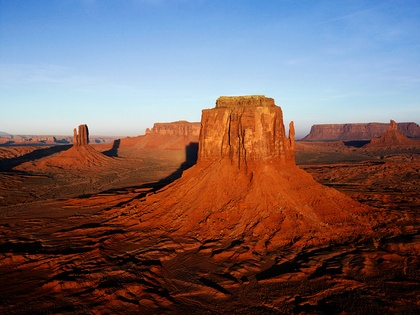
%> input picture MATLABCIA/MATLAB/Desert.jpg, 420 x 315 px, shrunk from 1024 x 768 before the run
$ octave image3.m   (GNU Octave 9; MATLAB toolbox functions it lacks are replaced by stand-ins)
%> lines starting %> are read from the running program, lines starting %| are printed output that depends on the picture; in (x1, y1, x2, y2) boxes, pixels count from 0 and x2, y2 are one past the last pixel; in counts of white or black regions, pixels touching at a corner belong together; the program's own positions count from 1
clc;
close all;
clear all;
file1=input('\nEnter Input RGB image File name=','s');
%> the answer given: MATLAB/Desert.jpg
file2=input('Enter out  image File name=','s');
%> the answer given: MATLAB/cameraman.tif
x=imread(file1);
%> x is the input picture: size 315x420x3 uint8; mean R, G, B 119.4, 99.3, 100.8
[r,c,d]=size(x);
%> r = 315; c = 420; d = 3
c1=fix(c/2);
%> c1 = 210
%c2=c-2*c1;
% To extract 3 portions of input image
y1(1:r,1:c1,1:d)=x(1:r,1:c1,1:d);
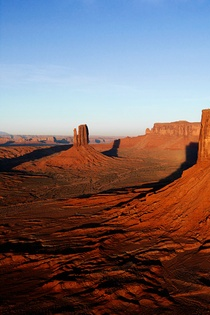
%> y1: size 315x210x3 uint8; mean R, G, B 119, 103.3, 106.7
y2(1:r,1:c1,1:d)=x(1:r,c1+1:2*c1,1:d);
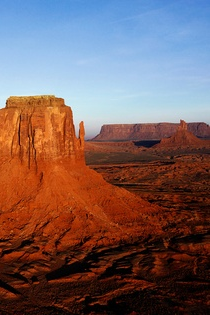
%> y2: size 315x210x3 uint8; mean R, G, B 119.8, 95.2, 94.9
%y3(1:r,1:c2,1:d)=x(1:r,2*c1+1:c,1:d);

% To convert 2nd and 3rd portion of the image to gray scale
y2g(1:r,1:c1,1)=.2987*y2(1:r,1:c1,1)+.587*y2(1:r,1:c1,2)+.114*y2(1:r,1:c1,3);
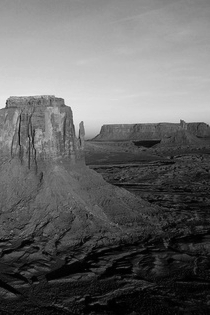
%> y2g: size 315x210 uint8; min 0, max 242, mean 102.5


%To convert 3rd portion of the image to B/W
    for i=1:r
        for j=1:c1
            if y2g(i,j,1) >=127
                y2b(i,j,1)=255;
            else
                y2b(i,j,1)=0;
            end
        end
    end
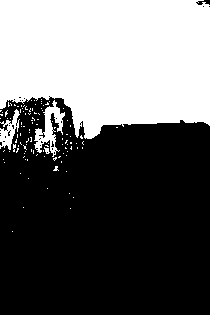
%> y2b: size 315x210 double; 39.2% white; 111 white regions (107 under 20 px), largest, box (x1, y1, x2, y2) and area: (0, 0, 210, 139) 24579, (34, 100, 65, 157) 684, (0, 109, 20, 150) 366, (44, 147, 50, 154) 24

    %To club 3 portions of the image
    yfinal=y1; % To copy y1 to yfinal
    % To copy y2g to yfinal
    yfinal(1:r,c1+1:2*c1,1)=y2b(1:r,1:c1,1);
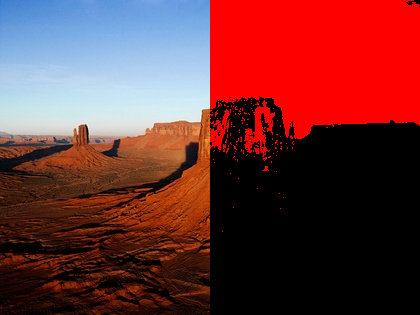
%> yfinal: size 315x420x3 uint8; mean R, G, B 109.5, 51.7, 53.3
    yfinal(1:r,c1+1:2*c1,2)=y2b(1:r,1:c1,1);
    yfinal(1:r,c1+1:2*c1,3)=y2b(1:r,1:c1,1);
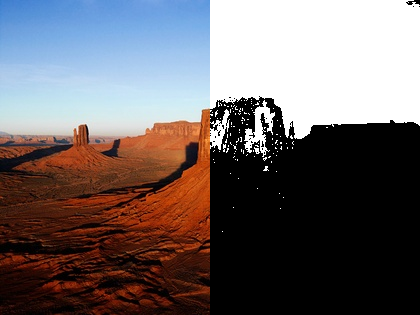
%> yfinal: size 315x420x3 uint8; mean R, G, B 109.5, 101.7, 103.4
    imwrite(yfinal,file2);
    imshow(yfinal);
